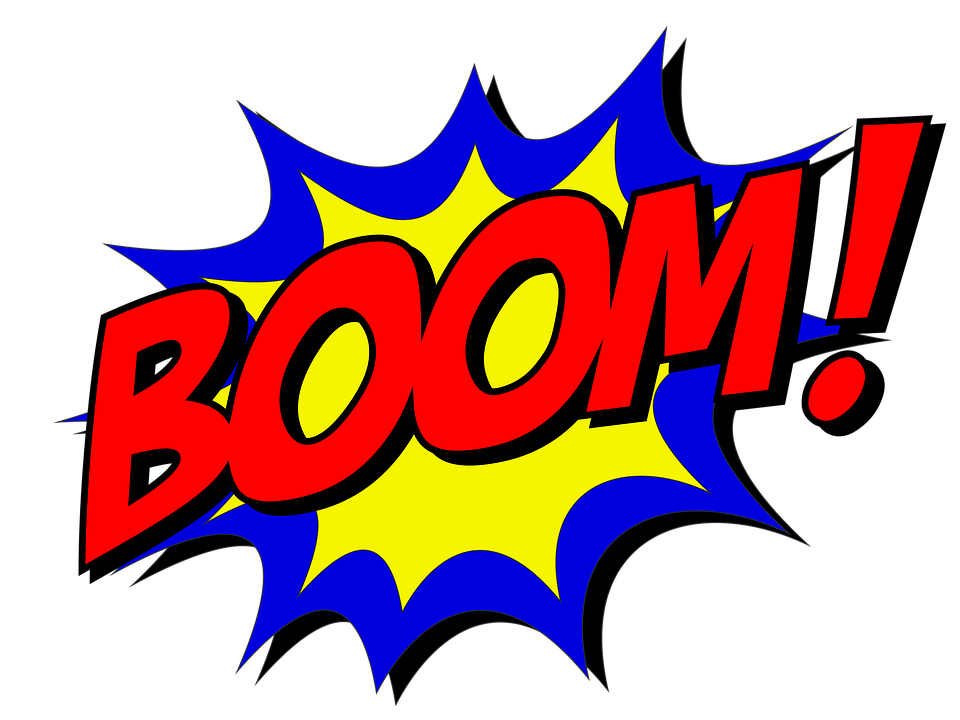
#> input picture PG-Filtros/images/boom2.png, 960 x 720 px
$ python app-filtros.py
#> lines starting #> are read from the running program, lines starting #| are printed output that depends on the picture
from tkinter import filedialog
from PIL import Image
import cv2 as cv
import numpy as np

# [51 lines left out: function overlay, not called in this run]


def apply_rgb(img):
    return img

def apply_HSV(img):
    img_cv = cv.cvtColor(img, cv.COLOR_BGR2HSV)
    return img_cv

def apply_canny(img):
    img_cv = cv.Canny(img, 100, 200)
    return img_cv

def apply_blur(img):
    img_cv = cv.blur(img, (20, 20))
    return img_cv

def apply_Gblur(img):
    img_cv = cv.GaussianBlur(img, (5, 5), 0)
    return img_cv

def apply_grayscale(img):
    img_cv = cv.cvtColor(img, cv.COLOR_BGR2GRAY)
    return img_cv

# [8 lines left out: function apply_sharp, not called in this run]

def apply_inverted(img):
    img_cv = cv.bitwise_not(img)
    return img_cv

# [14 lines left out: functions apply_red, apply_green, apply_blue, not called in this run]

def apply_blackWhite(img):
    img_cv = cv.cvtColor(img, cv.COLOR_BGR2GRAY)
    _, img_cv = cv.threshold(img_cv, 70, 255, cv.THRESH_BINARY)
    return img_cv

# [50 lines left out: functions apply_sticker, save_image, not called in this run]

def load_image():
    filepath = filedialog.askopenfilename()
#> the answer given: images/boom2.png
    img = Image.open(filepath)
#> img is the input picture: PIL image 960x720 RGBA; mean R, G, B, A 63.3, 20, 25.7, 121.5
    img_cv = np.array(img)
    return cv.cvtColor(img_cv, cv.COLOR_BGR2RGB)
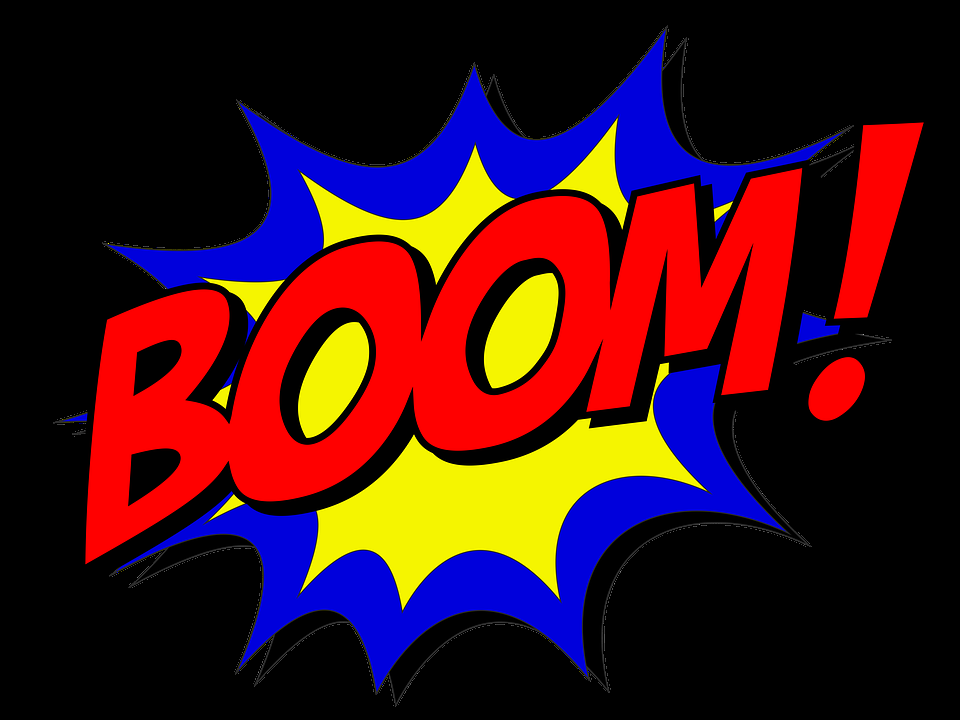
#> returned value: shape (720, 960, 3); mean B, G, R 25.7, 20, 63.3


img = load_image()
img = cv.resize(img, (600, 600))
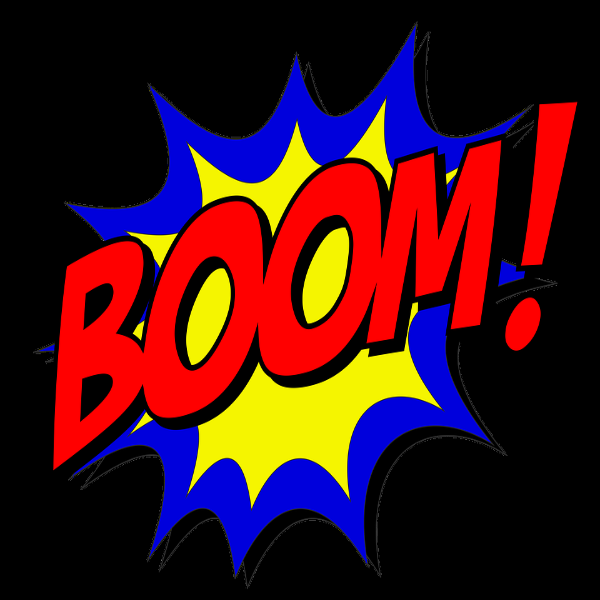
#> img: shape (600, 600, 3); mean B, G, R 25.7, 20, 63.3
processed_img = img.copy()

count = 0

while True:
    cv.imshow('App', processed_img)
    key = cv.waitKey(1)
#> (key e is pressed here)

    if key == ord('b'):
        cv.setMouseCallback('App', apply_sticker, param='boom')
    elif key == ord('y'):
        cv.setMouseCallback('App', apply_sticker, param='yeah')
    elif key == ord('o'):
        cv.setMouseCallback('App', apply_sticker, param='oculos')
    elif key == ord('a'):
        cv.setMouseCallback('App', apply_sticker, param='aranha')
    elif key == ord('g'):
        cv.setMouseCallback('App', apply_sticker, param='gato')
    elif key == ord('c'):
        cv.setMouseCallback('App', apply_sticker, param='chapeu')
    elif key == ord('r'):
        cv.setMouseCallback('App', apply_sticker, param='rosto')
    elif key == ord('e'):
        cv.setMouseCallback('App', apply_sticker, param='estrela')
    elif key == ord('1'):
        processed_img = apply_HSV(img)
    elif key == ord('2'):
        processed_img = apply_canny(img)
    elif key == ord('3'):
        processed_img = apply_blur(img)
    elif key == ord('4'):
        processed_img = apply_Gblur(img)
    elif key == ord('5'):
        processed_img = apply_grayscale(img)
    elif key == ord('6'):
        processed_img = apply_sharp(img)
    elif key == ord('7'):
        processed_img = apply_inverted(img)
    elif key == ord('8'):
        processed_img = apply_red(img)
    elif key == ord('9'):
        processed_img = apply_green(img)
    elif key == ord('0'):
        processed_img = apply_blue(img)
    elif key == ord('q'):
        processed_img = apply_blackWhite(img)
    elif key == ord('x'):
        processed_img = img.copy()
    elif key == ord('s'):
        count = save_image(processed_img, count)
    elif key == ord('n'):
        img = load_image()
        img = cv.resize(img, (600, 600))
        processed_img = img.copy()
    elif key == 27:
        cv.destroyAllWindows()
        break

cv.destroyAllWindows()
